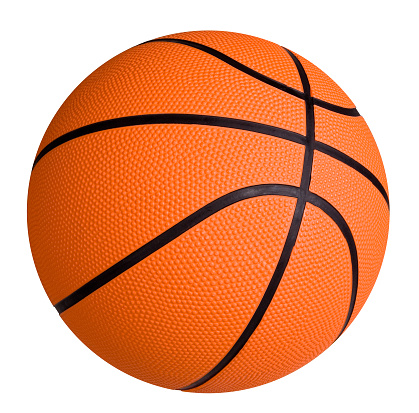
%> input picture ball.jpg, 419 x 413 px
$ octave --eval "result = trace(imread('ball.jpg'));"   (GNU Octave 9; MATLAB toolbox functions it lacks are replaced by stand-ins)
%> lines starting %> are read from the running program, lines starting %| are printed output that depends on the picture; in (x1, y1, x2, y2) boxes, pixels count from 0 and x2, y2 are one past the last pixel; in counts of white or black regions, pixels touching at a corner belong together; the program's own positions count from 1
function [boundary] = trace(image)
%TRACE the bouandary of a given image
%   returns a 2xn matrix containing the coordinates of the image boundary (n is the legth of the boundary) and
%   a binary image showing only the contour of the shape.

%   this function works only on images containing one shape and the result
%   of the object segmantation and edge detection should return a connected
%   contour

image = im2gray(image);
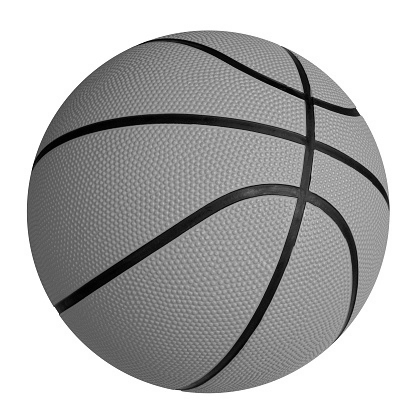
%> image: size 413x419 uint8; min 0, max 255, mean 176.6
image = imadjust(image);
image = imbinarize(image,"adaptive","ForegroundPolarity","dark");
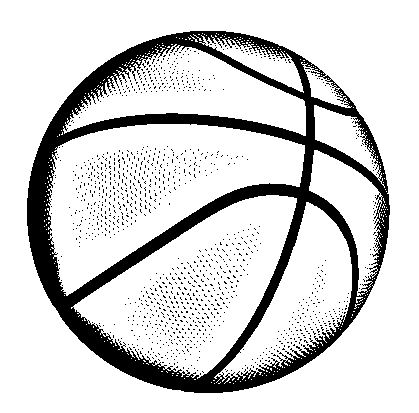
%> image: size 413x419 logical; 83.4% white; 1204 black regions (1203 under 20 px), largest, box (x1, y1, x2, y2) and area: (27, 31, 390, 393) 26306
[image_hight, image_width] = size(image);
%> image_hight = 413; image_width = 419
start_pixel_found = 0;

for i = 1:image_hight
    for j = 1:image_width
        if image(i,j) == 0
            start_pixel_found = 1;
            break;
        end
    end
    if start_pixel_found
        break;
    end
end
%> after the loop, start_pixel_found = 1

starting_pixel = [i j];
%> starting_pixel = [32 191]

offset = [0 -1; -1 -1; -1 0; -1 1; 0 1; 1 1; 1 0; 1 -1];
switch_indx = [7 7 1 1 3 3 5 5];
offset_indx = 1;

p = starting_pixel;
%> p = [32 191]
c = p + offset(offset_indx,:);
%> c = [32 190]

B = starting_pixel;
%> B = [32 191]


steps = 0;
% max_steps = 2000;
% && steps < max_steps

while ~isequal(c, starting_pixel)
    steps = steps +1;
    if image(c(1), c(2)) == 0
        B = [B; c];
        p = c;
        offset_indx = switch_indx(offset_indx);
        c = p + offset(offset_indx,:);
    else
        if offset_indx == 8
            offset_indx = 1;
        else
            offset_indx = offset_indx + 1;
        end
        c = p + offset(offset_indx,:);
    end
end
%> after the loop, B = 1027 rows, first 12: [32 191; 32 192; 32 193; 32 194; 32 195; 32 196; 32 197; 32 198; 32 199; 32 200; 32 201; 32 202]; c = [32 191]; p = [33 190]; steps = 3513

boundary = B;
%> boundary has the same summary as B
%> `result = trace(imread('ball.jpg'));`: result has the same summary as B in trace

end
